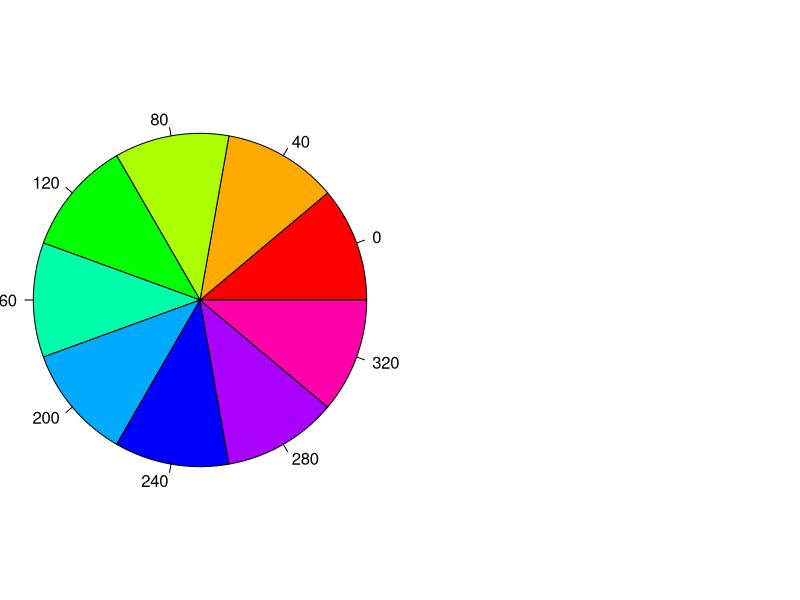

The R source for this figure: (Note: this script raises an error after producing the figure.)
################################################################
### Figure 12.8: Qualitative color palette for HSV and HCL space
################################################################
library(vcd)

par(mfrow = c(1,2), mar = c(1,1,1,1), oma = c(0,0,0,0))
pie(rep(1,9), radius = 1, col = rainbow(9), labels = 360 * 0:8/9)
pie(rep(1,9), radius = 1, col = rainbow_hcl(9), labels = 360 * 0:8/9)


